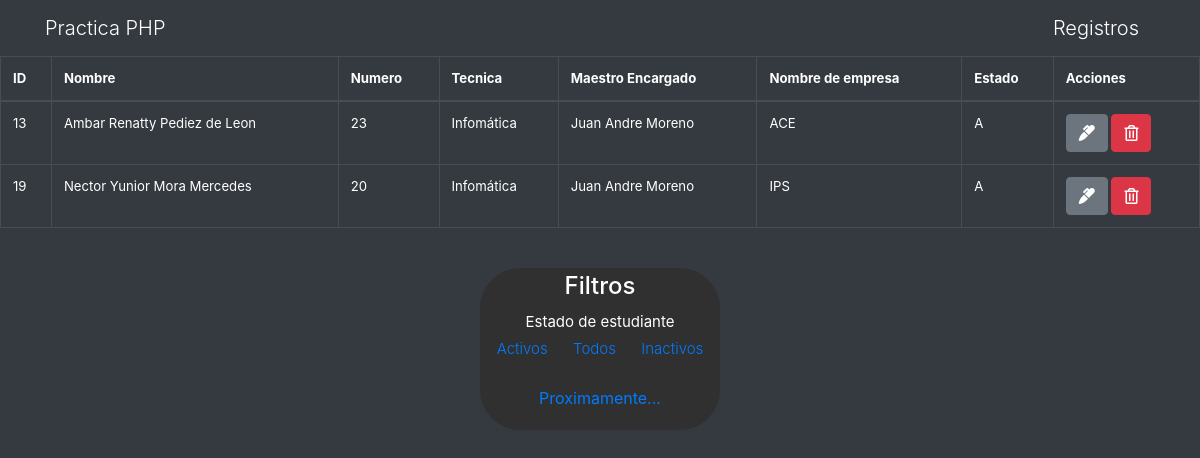
The page /registroA.php on the database its author committed.
### tables this page shows
CREATE TABLE `task` (
  `id` int(11) NOT NULL,
  `nombre_estudiante` varchar(244) NOT NULL,
  `numero` int(11) NOT NULL,
  `tecnica` varchar(30) NOT NULL DEFAULT current_timestamp(),
  `maestro_encargado` varchar(100) NOT NULL,
  `pasantia` varchar(200) NOT NULL,
  `estado` enum('A','I') NOT NULL
);

### registroA.php (the view, shortened to what this page needs)
<?php include("Model/db.php") ?>
<?php include("includes/header.php") ?>
<!DOCTYPE html>
<html lang="en"></html>
<head>
</head>
<body>
      <table class="table table-bordered  table table-hover table-dark" >
        <thead>
            <th>ID</th>
            <th>Nombre</th>
            <th>Numero</th>
            <th>Tecnica</th>
            <th>Maestro Encargado</th>
            <th>Nombre de empresa</th>
            <th>Estado</th>
            <th>Acciones</th>
        </thead>
        <tbody>
          <?php
          $query = "SELECT * FROM task WHERE estado ='A'";
          $result_tasks = mysqli_query($conn, $query);
          while($row = mysqli_fetch_assoc($result_tasks)) { ?>
          <tr>
            <td><?php echo $row['id']; ?></td>
            <td><?php echo $row['nombre_estudiante']; ?></td>
            <td><?php echo $row['numero']; ?></td>
            <td><?php echo $row['tecnica']; ?></td>
            <td><?php echo $row['maestro_encargado']; ?></td>
            <td><?php echo $row['pasantia']; ?></td>
            <td><?php echo $row['estado']; ?></td>
            <td>
            <a href="View/edit.php?id=<?php echo $row['id']?>" class="btn btn-secondary">
                <i class="fas fa-marker"></i>
              </a>
              <a href="Controller/delete_task.php?id=<?php echo $row['id']?>" class="btn btn-danger">
                <i class="far fa-trash-alt"></i>
            </td>
          </tr>
          <?php } ?>
        </tbody>
      </table>
  <br>
</body>
</html>

### includes/header.php (shortened to what this page needs)
<!DOCTYPE html>
<html lang="en">
  <head>
    <link rel="stylesheet" href="css/styles.css">
    <link rel="stylesheet" href="https://bootswatch.com/4/yeti/bootstrap.min.css">
    <link rel="stylesheet" href="https://cdn.jsdelivr.net/npm/bootstrap@4.6.1/dist/css/bootstrap.min.css">
    <link rel="stylesheet" href="https://use.fontawesome.com/releases/v5.6.3/css/all.css">
  </head>
  <body class=" text-white bg-green mb-3 d-block bg-dark " id="inicio" >
    <nav class="navbar navbar-dark bg-dark">
      <div class="container">
        <a class="navbar-brand" href="index.php">Practica PHP</a>
        <a class="navbar-brand" href="registroE.php">Registros</a>
      </div>
    </nav>

### css/styles.css (style rules this page uses)
.sentencias { position: sticky; margin: auto; display: block; text-align: center; background-color: rgb(48, 48, 48); border-radius: 40px; width: 20%; bottom: 10px; }
.sentencias-text { padding: 4px; }
.junto { list-style: none; display: inline-flex; padding: 2px; margin:0 auto; display: block; font-size: 15px; text-align: center !important; }

### rows shown on the page
task: id "13", nombre_estudiante "Ambar Renatty Pediez de Leon", numero "23", tecnica "Infomática", maestro_encargado "Juan Andre Moreno", pasantia "ACE", estado "A"
task: id "19", nombre_estudiante "Nector Yunior Mora Mercedes", numero "20", tecnica "Infomática", maestro_encargado "Juan Andre Moreno", pasantia "IPS", estado "A"
